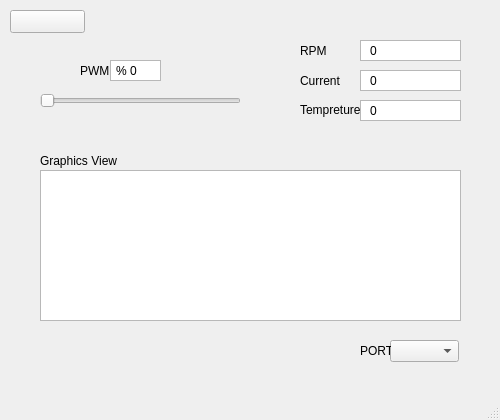
<?xml version="1.0" encoding="UTF-8"?>
<ui version="4.0">
 <class>MainWindow</class>
 <widget class="QMainWindow" name="MainWindow">
  <property name="geometry">
   <rect>
    <x>0</x>
    <y>0</y>
    <width>500</width>
    <height>420</height>
   </rect>
  </property>
  <property name="windowTitle">
   <string>MainWindow</string>
  </property>
  <widget class="QWidget" name="centralwidget">
   <widget class="QSlider" name="PWM_Slider">
    <property name="geometry">
     <rect>
      <x>40</x>
      <y>90</y>
      <width>201</width>
      <height>22</height>
     </rect>
    </property>
    <property name="maximum">
     <number>100</number>
    </property>
    <property name="pageStep">
     <number>10</number>
    </property>
    <property name="value">
     <number>0</number>
    </property>
    <property name="orientation">
     <enum>Qt::Horizontal</enum>
    </property>
   </widget>
   <widget class="QPushButton" name="onoffButton">
    <property name="geometry">
     <rect>
      <x>10</x>
      <y>10</y>
      <width>75</width>
      <height>23</height>
     </rect>
    </property>
    <property name="mouseTracking">
     <bool>false</bool>
    </property>
    <property name="text">
     <string/>
    </property>
    <property name="checkable">
     <bool>false</bool>
    </property>
   </widget>
   <widget class="QListView" name="RPM_View">
    <property name="geometry">
     <rect>
      <x>360</x>
      <y>40</y>
      <width>101</width>
      <height>21</height>
     </rect>
    </property>
   </widget>
   <widget class="QListView" name="Current_View">
    <property name="geometry">
     <rect>
      <x>360</x>
      <y>70</y>
      <width>101</width>
      <height>21</height>
     </rect>
    </property>
   </widget>
   <widget class="QListView" name="Temp_View">
    <property name="geometry">
     <rect>
      <x>360</x>
      <y>100</y>
      <width>101</width>
      <height>21</height>
     </rect>
    </property>
   </widget>
   <widget class="QLabel" name="lbl_RPM">
    <property name="geometry">
     <rect>
      <x>300</x>
      <y>40</y>
      <width>31</width>
      <height>21</height>
     </rect>
    </property>
    <property name="text">
     <string>RPM</string>
    </property>
   </widget>
   <widget class="QLabel" name="lbl_Current">
    <property name="geometry">
     <rect>
      <x>300</x>
      <y>70</y>
      <width>47</width>
      <height>21</height>
     </rect>
    </property>
    <property name="text">
     <string>Current</string>
    </property>
   </widget>
   <widget class="QLabel" name="lbl_Tempreture">
    <property name="geometry">
     <rect>
      <x>300</x>
      <y>100</y>
      <width>61</width>
      <height>20</height>
     </rect>
    </property>
    <property name="text">
     <string>Tempreture</string>
    </property>
   </widget>
   <widget class="QGraphicsView" name="graphicsView">
    <property name="geometry">
     <rect>
      <x>40</x>
      <y>170</y>
      <width>421</width>
      <height>151</height>
     </rect>
    </property>
   </widget>
   <widget class="QLabel" name="lbl_GraphicsView">
    <property name="enabled">
     <bool>true</bool>
    </property>
    <property name="geometry">
     <rect>
      <x>40</x>
      <y>150</y>
      <width>111</width>
      <height>21</height>
     </rect>
    </property>
    <property name="text">
     <string>Graphics View</string>
    </property>
   </widget>
   <widget class="QLabel" name="lbl_PWM">
    <property name="geometry">
     <rect>
      <x>80</x>
      <y>60</y>
      <width>31</width>
      <height>21</height>
     </rect>
    </property>
    <property name="text">
     <string>PWM</string>
    </property>
   </widget>
   <widget class="QListView" name="PWM_View">
    <property name="geometry">
     <rect>
      <x>110</x>
      <y>60</y>
      <width>51</width>
      <height>21</height>
     </rect>
    </property>
   </widget>
   <widget class="QLabel" name="lbl_PWM_2">
    <property name="geometry">
     <rect>
      <x>116</x>
      <y>60</y>
      <width>20</width>
      <height>21</height>
     </rect>
    </property>
    <property name="text">
     <string>%</string>
    </property>
   </widget>
   <widget class="QLabel" name="pwm_value">
    <property name="geometry">
     <rect>
      <x>130</x>
      <y>60</y>
      <width>31</width>
      <height>21</height>
     </rect>
    </property>
    <property name="text">
     <string>0</string>
    </property>
   </widget>
   <widget class="QComboBox" name="comboPORT">
    <property name="geometry">
     <rect>
      <x>390</x>
      <y>340</y>
      <width>69</width>
      <height>22</height>
     </rect>
    </property>
   </widget>
   <widget class="QLabel" name="lbl_PORT">
    <property name="geometry">
     <rect>
      <x>360</x>
      <y>340</y>
      <width>31</width>
      <height>21</height>
     </rect>
    </property>
    <property name="text">
     <string>PORT</string>
    </property>
   </widget>
   <widget class="QLabel" name="rpm_value">
    <property name="geometry">
     <rect>
      <x>370</x>
      <y>40</y>
      <width>91</width>
      <height>21</height>
     </rect>
    </property>
    <property name="text">
     <string>0</string>
    </property>
   </widget>
   <widget class="QLabel" name="current_value">
    <property name="geometry">
     <rect>
      <x>370</x>
      <y>70</y>
      <width>91</width>
      <height>21</height>
     </rect>
    </property>
    <property name="text">
     <string>0</string>
    </property>
   </widget>
   <widget class="QLabel" name="temp_value">
    <property name="geometry">
     <rect>
      <x>370</x>
      <y>100</y>
      <width>91</width>
      <height>21</height>
     </rect>
    </property>
    <property name="text">
     <string>0</string>
    </property>
   </widget>
  </widget>
  <widget class="QMenuBar" name="menubar">
   <property name="geometry">
    <rect>
     <x>0</x>
     <y>0</y>
     <width>500</width>
     <height>21</height>
    </rect>
   </property>
  </widget>
  <widget class="QStatusBar" name="statusbar"/>
 </widget>
 <resources/>
 <connections/>
</ui>
